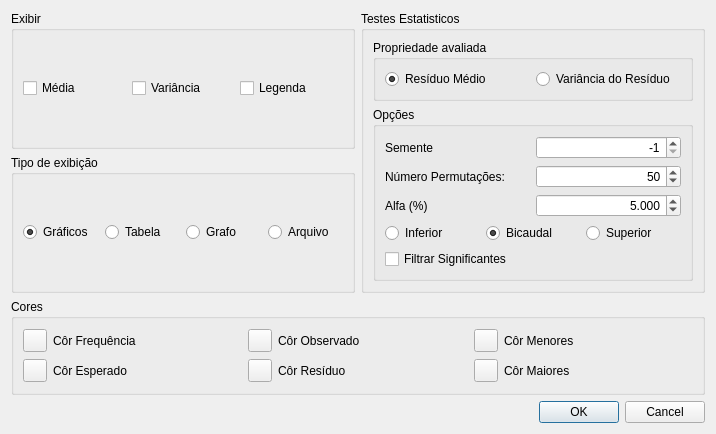
<?xml version="1.0" encoding="UTF-8"?>
<ui version="4.0">
 <class>DialogConfigStats</class>
 <widget class="QDialog" name="DialogConfigStats">
  <property name="geometry">
   <rect>
    <x>0</x>
    <y>0</y>
    <width>716</width>
    <height>434</height>
   </rect>
  </property>
  <property name="windowTitle">
   <string>Configurações</string>
  </property>
  <layout class="QGridLayout" name="gridLayout">
   <item row="0" column="0">
    <widget class="QGroupBox" name="groupBox">
     <property name="title">
      <string>Exibir</string>
     </property>
     <layout class="QHBoxLayout" name="horizontalLayout">
      <item>
       <widget class="QCheckBox" name="mean">
        <property name="text">
         <string>Média</string>
        </property>
        <property name="checked">
         <bool>false</bool>
        </property>
       </widget>
      </item>
      <item>
       <widget class="QCheckBox" name="variance">
        <property name="text">
         <string>Variância</string>
        </property>
        <property name="checked">
         <bool>false</bool>
        </property>
       </widget>
      </item>
      <item>
       <widget class="QCheckBox" name="legend">
        <property name="text">
         <string>Legenda</string>
        </property>
        <property name="checked">
         <bool>false</bool>
        </property>
       </widget>
      </item>
     </layout>
    </widget>
   </item>
   <item row="1" column="0">
    <widget class="QGroupBox" name="groupBox_2">
     <property name="title">
      <string>Tipo de exibição</string>
     </property>
     <layout class="QHBoxLayout" name="horizontalLayout_2">
      <item>
       <widget class="QRadioButton" name="viewGraph">
        <property name="text">
         <string>Gráficos</string>
        </property>
        <property name="checked">
         <bool>true</bool>
        </property>
       </widget>
      </item>
      <item>
       <widget class="QRadioButton" name="viewTable">
        <property name="text">
         <string>Tabela</string>
        </property>
       </widget>
      </item>
      <item>
       <widget class="QRadioButton" name="viewNet">
        <property name="text">
         <string>Grafo</string>
        </property>
       </widget>
      </item>
      <item>
       <widget class="QRadioButton" name="viewFile">
        <property name="text">
         <string>Arquivo</string>
        </property>
       </widget>
      </item>
     </layout>
    </widget>
   </item>
   <item row="3" column="0" colspan="2">
    <widget class="QDialogButtonBox" name="buttonBox">
     <property name="orientation">
      <enum>Qt::Horizontal</enum>
     </property>
     <property name="standardButtons">
      <set>QDialogButtonBox::Cancel|QDialogButtonBox::Ok</set>
     </property>
    </widget>
   </item>
   <item row="0" column="1" rowspan="2">
    <widget class="QGroupBox" name="groupBox_4">
     <property name="title">
      <string>Testes Estatisticos</string>
     </property>
     <layout class="QGridLayout" name="gridLayout_2">
      <item row="0" column="0">
       <widget class="QGroupBox" name="groupBox_5">
        <property name="title">
         <string>Propriedade avaliada</string>
        </property>
        <layout class="QHBoxLayout" name="horizontalLayout_7">
         <item>
          <widget class="QRadioButton" name="tResidue">
           <property name="text">
            <string>Resíduo Médio</string>
           </property>
           <property name="checked">
            <bool>true</bool>
           </property>
          </widget>
         </item>
         <item>
          <widget class="QRadioButton" name="tVariance">
           <property name="text">
            <string>Variância do Resíduo</string>
           </property>
          </widget>
         </item>
        </layout>
       </widget>
      </item>
      <item row="1" column="0">
       <widget class="QGroupBox" name="groupBox_6">
        <property name="title">
         <string>Opções</string>
        </property>
        <layout class="QGridLayout" name="gridLayout_3">
         <item row="0" column="1">
          <widget class="QSpinBox" name="seed">
           <property name="toolTip">
            <string>Semente para o gerador de números aleatórios. Usar valores negativos para definir uma semente baseado no tempo!</string>
           </property>
           <property name="alignment">
            <set>Qt::AlignRight|Qt::AlignTrailing|Qt::AlignVCenter</set>
           </property>
           <property name="accelerated">
            <bool>true</bool>
           </property>
           <property name="minimum">
            <number>-1</number>
           </property>
           <property name="maximum">
            <number>99999999</number>
           </property>
           <property name="value">
            <number>-1</number>
           </property>
          </widget>
         </item>
         <item row="1" column="0">
          <widget class="QLabel" name="label_5">
           <property name="text">
            <string>Número Permutações: </string>
           </property>
          </widget>
         </item>
         <item row="2" column="0">
          <widget class="QLabel" name="label_6">
           <property name="text">
            <string>Alfa (%)</string>
           </property>
          </widget>
         </item>
         <item row="2" column="1">
          <widget class="QDoubleSpinBox" name="alfa">
           <property name="alignment">
            <set>Qt::AlignRight|Qt::AlignTrailing|Qt::AlignVCenter</set>
           </property>
           <property name="accelerated">
            <bool>true</bool>
           </property>
           <property name="decimals">
            <number>3</number>
           </property>
           <property name="value">
            <double>5.000000000000000</double>
           </property>
          </widget>
         </item>
         <item row="1" column="1">
          <widget class="QSpinBox" name="nPermutations">
           <property name="toolTip">
            <string>0 = todas as permutações</string>
           </property>
           <property name="alignment">
            <set>Qt::AlignRight|Qt::AlignTrailing|Qt::AlignVCenter</set>
           </property>
           <property name="accelerated">
            <bool>true</bool>
           </property>
           <property name="maximum">
            <number>999999</number>
           </property>
           <property name="value">
            <number>50</number>
           </property>
          </widget>
         </item>
         <item row="0" column="0">
          <widget class="QLabel" name="label_8">
           <property name="text">
            <string>Semente</string>
           </property>
          </widget>
         </item>
         <item row="4" column="0" colspan="2">
          <layout class="QHBoxLayout" name="horizontalLayout_10">
           <item>
            <widget class="QRadioButton" name="lower">
             <property name="text">
              <string>Inferior</string>
             </property>
            </widget>
           </item>
           <item>
            <widget class="QRadioButton" name="bitailed">
             <property name="text">
              <string>Bicaudal</string>
             </property>
             <property name="checked">
              <bool>true</bool>
             </property>
            </widget>
           </item>
           <item>
            <widget class="QRadioButton" name="upper">
             <property name="text">
              <string>Superior</string>
             </property>
            </widget>
           </item>
          </layout>
         </item>
         <item row="5" column="0">
          <widget class="QCheckBox" name="filterPvalue">
           <property name="text">
            <string>Filtrar Significantes</string>
           </property>
          </widget>
         </item>
        </layout>
       </widget>
      </item>
     </layout>
    </widget>
   </item>
   <item row="2" column="0" colspan="2">
    <widget class="QGroupBox" name="groupBox_3">
     <property name="title">
      <string>Cores</string>
     </property>
     <layout class="QGridLayout" name="gridLayout_4">
      <item row="1" column="1">
       <layout class="QHBoxLayout" name="horizontalLayout_4">
        <item>
         <widget class="QToolButton" name="residue">
          <property name="text">
           <string/>
          </property>
         </widget>
        </item>
        <item>
         <widget class="QLabel" name="label_3">
          <property name="text">
           <string>Côr Resíduo</string>
          </property>
         </widget>
        </item>
       </layout>
      </item>
      <item row="0" column="0">
       <layout class="QHBoxLayout" name="horizontalLayout_6">
        <item>
         <widget class="QToolButton" name="frequence">
          <property name="text">
           <string/>
          </property>
         </widget>
        </item>
        <item>
         <widget class="QLabel" name="label_4">
          <property name="text">
           <string>Côr Frequência</string>
          </property>
         </widget>
        </item>
       </layout>
      </item>
      <item row="1" column="0">
       <layout class="QHBoxLayout" name="horizontalLayout_5">
        <item>
         <widget class="QToolButton" name="expected">
          <property name="text">
           <string/>
          </property>
         </widget>
        </item>
        <item>
         <widget class="QLabel" name="label_2">
          <property name="text">
           <string>Côr Esperado</string>
          </property>
         </widget>
        </item>
       </layout>
      </item>
      <item row="0" column="1">
       <layout class="QHBoxLayout" name="horizontalLayout_3">
        <item>
         <widget class="QToolButton" name="observed">
          <property name="text">
           <string/>
          </property>
         </widget>
        </item>
        <item>
         <widget class="QLabel" name="label">
          <property name="text">
           <string>Côr Observado</string>
          </property>
         </widget>
        </item>
       </layout>
      </item>
      <item row="0" column="2">
       <layout class="QHBoxLayout" name="horizontalLayout_8">
        <item>
         <widget class="QToolButton" name="cLower">
          <property name="text">
           <string/>
          </property>
         </widget>
        </item>
        <item>
         <widget class="QLabel" name="label_9">
          <property name="text">
           <string>Côr Menores</string>
          </property>
         </widget>
        </item>
       </layout>
      </item>
      <item row="1" column="2">
       <layout class="QHBoxLayout" name="horizontalLayout_9">
        <item>
         <widget class="QToolButton" name="cUpper">
          <property name="text">
           <string/>
          </property>
         </widget>
        </item>
        <item>
         <widget class="QLabel" name="label_10">
          <property name="text">
           <string>Côr Maiores</string>
          </property>
         </widget>
        </item>
       </layout>
      </item>
     </layout>
    </widget>
   </item>
  </layout>
 </widget>
 <resources/>
 <connections>
  <connection>
   <sender>buttonBox</sender>
   <signal>accepted()</signal>
   <receiver>DialogConfigStats</receiver>
   <slot>accept()</slot>
   <hints>
    <hint type="sourcelabel">
     <x>248</x>
     <y>254</y>
    </hint>
    <hint type="destinationlabel">
     <x>157</x>
     <y>274</y>
    </hint>
   </hints>
  </connection>
  <connection>
   <sender>buttonBox</sender>
   <signal>rejected()</signal>
   <receiver>DialogConfigStats</receiver>
   <slot>reject()</slot>
   <hints>
    <hint type="sourcelabel">
     <x>316</x>
     <y>260</y>
    </hint>
    <hint type="destinationlabel">
     <x>286</x>
     <y>274</y>
    </hint>
   </hints>
  </connection>
 </connections>
</ui>
